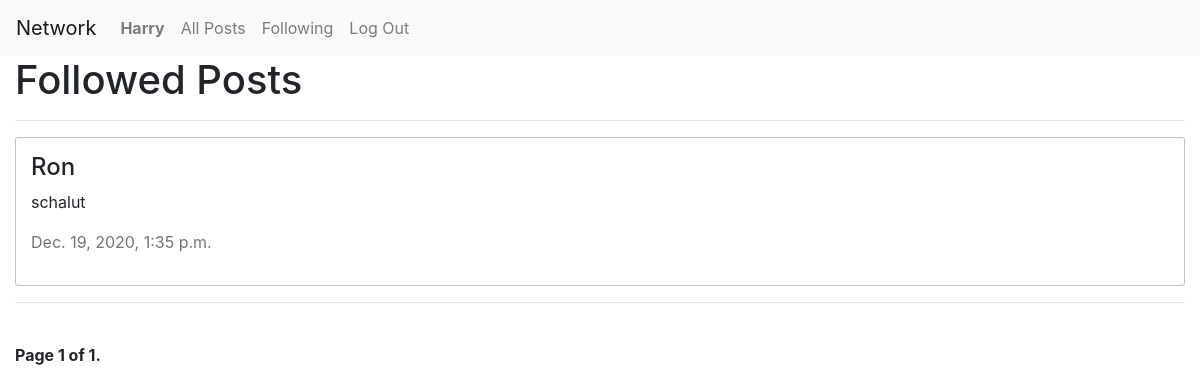
Page /following (signed in) on the earlier database version.
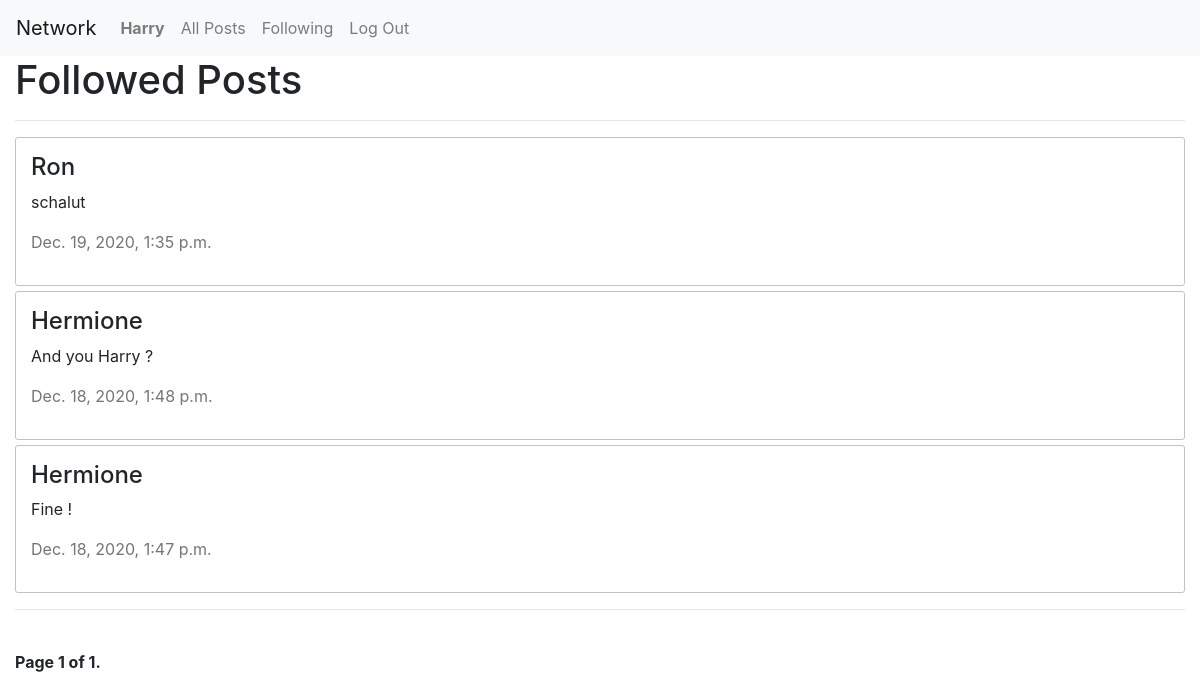
Same page on the later database version.
### network/models.py (models this page shows, shortened)
class Post(models.Model):
    content = models.TextField()
    author = models.ForeignKey(User, on_delete=models.CASCADE, related_name='post')
    created = models.DateTimeField(auto_now_add=True)
    like = models.ManyToManyField(User, related_name="user_set")
    class Meta:
        ordering = ('-created',)

class User(AbstractUser):
    following = models.ManyToManyField('self', related_query_name='followers', related_name='followers_set')
    def __str__(self):
        return self.username

### network/views.py (the view)
# urls.py: path("following", views.show_following, name="show_following"),
@login_required
def show_following(request):
    posts = Post.objects.filter(author__in=request.user.following.all())
    paginator = Paginator(posts, 10) # Change here for more posts in each page
    page = request.GET.get('page')
    return render(request, 'network/following.html', {
        'posts' : pagination(paginator, page)
    })

### network/views.py (called while the page is built)
def pagination(paginator, page):
    try:
        posts = paginator.page(page)
    except PageNotAnInteger:
        posts = paginator.page(1)
    except EmptyPage:
        posts = paginator.page(paginator.num_pages)
    return posts

### network/templates/network/following.html (shortened to what this page needs)
{% extends 'network/layout.html' %}
{% block body %}
<h1>Followed Posts</h1>
<hr>
{% for post in posts %}
    <div class="post">
        <h4>{{ post.author|capfirst }}</h4>
        <p>{{ post.content }}</p>
        <p class="created">{{ post.created }}</p>
    </div>
{% empty %}
    <p>No posts found</p>
{% endfor %}
<hr>
{% include "network/pagination.html" with page=posts %}
{% endblock %}

Differences in the rows shown:
now on this page (row edited): Post: author "Hermione", content "And you Harry ?", created "Dec. 18, 2020, 1:48 p.m."
now on this page (row unchanged): Post: author "Hermione", content "Fine !", created "Dec. 18, 2020, 1:47 p.m."
